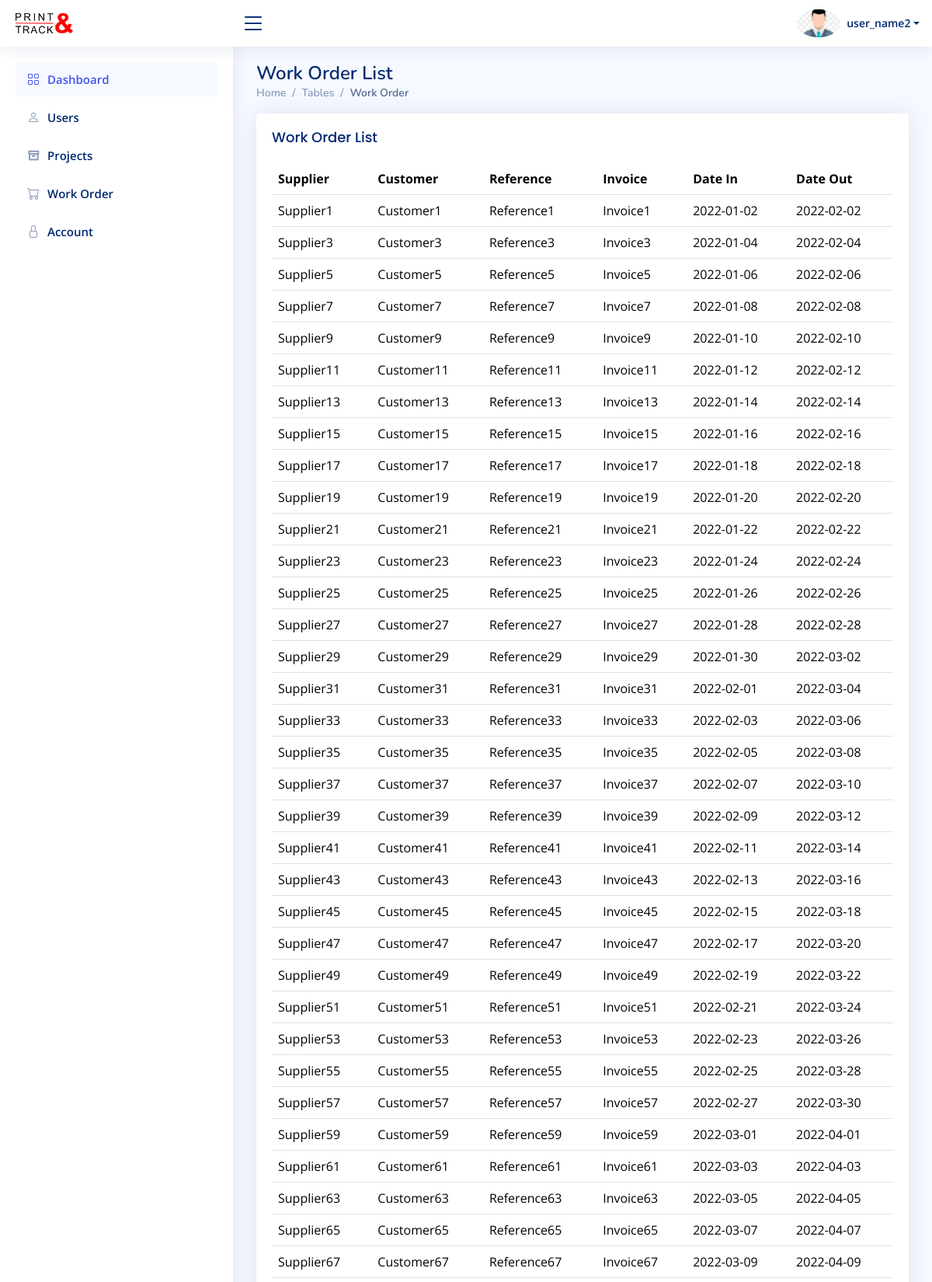
The page /admin/workorder.php (signed in, upper part) on the database its author committed.
### tables this page shows
CREATE TABLE `projects` (
  `project_id` int(11) NOT NULL,
  `user_id` int(11) NOT NULL,
  `supplier` varchar(255) DEFAULT NULL,
  `customer` varchar(255) DEFAULT NULL,
  `reference` varchar(255) DEFAULT NULL,
  `invoice` varchar(255) DEFAULT NULL,
  `date_in` date DEFAULT NULL,
  `date_out` date DEFAULT NULL,
  `archived` tinyint(1) DEFAULT 0
);

### admin/workorder.php (the view, shortened to what this page needs)
<!DOCTYPE html>
<html lang="en">
<head>
  <link href="../assets/vendor/bootstrap/css/bootstrap.min.css" rel="stylesheet">
  <link href="../assets/vendor/bootstrap-icons/bootstrap-icons.css" rel="stylesheet">
  <link href="../assets/vendor/boxicons/css/boxicons.min.css" rel="stylesheet">
  <link href="../assets/vendor/quill/quill.snow.css" rel="stylesheet">
  <link href="../assets/vendor/quill/quill.bubble.css" rel="stylesheet">
  <link href="../assets/vendor/remixicon/remixicon.css" rel="stylesheet">
  <link href="../assets/vendor/simple-datatables/style.css" rel="stylesheet">
  <link href="../assets/css/style.css" rel="stylesheet">
</head>
<body>
  <?php include('header.php') ?>
  <?php include('sidebar.php') ?>
  <main id="main" class="main">
    <div class="pagetitle">
      <h1>Work Order List</h1>
      <nav>
        <ol class="breadcrumb">
          <li class="breadcrumb-item"><a href="dashboard.php">Home</a></li>
          <li class="breadcrumb-item">Tables</li>
          <li class="breadcrumb-item active">Work Order</li>
        </ol>
      </nav>
    </div>
    <section class="section">
      <div class="row">
        <div class="col-lg-12">
          <div class="card">
            <div class="card-body">
              <h5 class="card-title">Work Order List </h5>
              <table class="table datatable">
                <thead>
                  <tr>
                    <th>Supplier</th>
                    <th>Customer</th>
                    <th>Reference</th>
                    <th>Invoice</th>
                    <th>Date In</th>
                    <th>Date Out</th>
                  </tr>
                </thead>
                <tbody>
                <?php
                  include '../includes/db.php';
                  $sql = "SELECT * FROM projects where archived = 1";
                  $result = $conn->query($sql);
                  if ($result->num_rows > 0) {
                      $rows = $result->fetch_all(MYSQLI_ASSOC);
                      foreach ($rows as $row):
                      ?>
                      <tr>
                          <td><?php echo $row['supplier']; ?></td>
                          <td><?php echo $row['customer']; ?></td>
                          <td><?php echo $row['reference']; ?></td>
                          <td><?php echo $row['invoice']; ?></td>
                          <td><?php echo $row['date_in']; ?></td>
                          <td><?php echo $row['date_out']; ?></td>
                      </tr>
                      <?php endforeach;
                  } else {
                      echo "No records found";
                  }
                ?>
                </tbody>
              </table>
            </div>
          </div>
        </div>
      </div>
    </section>
  </main>
</body>
</html>

### assets/css/style.css (style rules this page uses)
:root { scroll-behavior: smooth; }
body { font-family: "Open Sans", sans-serif; background: #f6f9ff; color: #444444; }
a { color: #4154f1; text-decoration: none; }
h1, h2, h3, h4, h5, h6 { font-family: "Nunito", sans-serif; }
#main { margin-top: 60px; padding: 20px 30px; transition: all 0.3s; }
.pagetitle { margin-bottom: 10px; }
.pagetitle h1 { font-size: 24px; margin-bottom: 0; font-weight: 600; color: #012970; }
.card { margin-bottom: 30px; border: none; border-radius: 5px; box-shadow: 0px 0 30px rgba(1, 41, 112, 0.1); }
.card-title { padding: 20px 0 15px 0; font-size: 18px; font-weight: 500; color: #012970; font-family: "Poppins", sans-serif; }
.card-body { padding: 0 20px 20px 20px; }
.breadcrumb { font-size: 14px; font-family: "Nunito", sans-serif; color: #899bbd; font-weight: 600; }
.breadcrumb a { color: #899bbd; transition: 0.3s; }
.breadcrumb .breadcrumb-item::before { color: #899bbd; }
.breadcrumb .active { color: #51678f; font-weight: 600; }
@media (min-width: 1200px) { #main, #footer { margin-left: 300px; } }

### rows shown on the page
projects: supplier "Supplier1", customer "Customer1", reference "Reference1", invoice "Invoice1", date_in "2022-01-02", date_out "2022-02-02"
projects: supplier "Supplier3", customer "Customer3", reference "Reference3", invoice "Invoice3", date_in "2022-01-04", date_out "2022-02-04"
projects: supplier "Supplier5", customer "Customer5", reference "Reference5", invoice "Invoice5", date_in "2022-01-06", date_out "2022-02-06"
projects: supplier "Supplier7", customer "Customer7", reference "Reference7", invoice "Invoice7", date_in "2022-01-08", date_out "2022-02-08"
projects: supplier "Supplier9", customer "Customer9", reference "Reference9", invoice "Invoice9", date_in "2022-01-10", date_out "2022-02-10"
projects: supplier "Supplier11", customer "Customer11", reference "Reference11", invoice "Invoice11", date_in "2022-01-12", date_out "2022-02-12"
projects: supplier "Supplier13", customer "Customer13", reference "Reference13", invoice "Invoice13", date_in "2022-01-14", date_out "2022-02-14"
projects: supplier "Supplier15", customer "Customer15", reference "Reference15", invoice "Invoice15", date_in "2022-01-16", date_out "2022-02-16"
projects: supplier "Supplier17", customer "Customer17", reference "Reference17", invoice "Invoice17", date_in "2022-01-18", date_out "2022-02-18"
projects: supplier "Supplier19", customer "Customer19", reference "Reference19", invoice "Invoice19", date_in "2022-01-20", date_out "2022-02-20"
projects: supplier "Supplier21", customer "Customer21", reference "Reference21", invoice "Invoice21", date_in "2022-01-22", date_out "2022-02-22"
projects: supplier "Supplier23", customer "Customer23", reference "Reference23", invoice "Invoice23", date_in "2022-01-24", date_out "2022-02-24"
projects: supplier "Supplier25", customer "Customer25", reference "Reference25", invoice "Invoice25", date_in "2022-01-26", date_out "2022-02-26"
projects: supplier "Supplier27", customer "Customer27", reference "Reference27", invoice "Invoice27", date_in "2022-01-28", date_out "2022-02-28"
projects: supplier "Supplier29", customer "Customer29", reference "Reference29", invoice "Invoice29", date_in "2022-01-30", date_out "2022-03-02"
projects: supplier "Supplier31", customer "Customer31", reference "Reference31", invoice "Invoice31", date_in "2022-02-01", date_out "2022-03-04"
projects: supplier "Supplier33", customer "Customer33", reference "Reference33", invoice "Invoice33", date_in "2022-02-03", date_out "2022-03-06"
projects: supplier "Supplier35", customer "Customer35", reference "Reference35", invoice "Invoice35", date_in "2022-02-05", date_out "2022-03-08"
projects: supplier "Supplier37", customer "Customer37", reference "Reference37", invoice "Invoice37", date_in "2022-02-07", date_out "2022-03-10"
projects: supplier "Supplier39", customer "Customer39", reference "Reference39", invoice "Invoice39", date_in "2022-02-09", date_out "2022-03-12"
projects: supplier "Supplier41", customer "Customer41", reference "Reference41", invoice "Invoice41", date_in "2022-02-11", date_out "2022-03-14"
projects: supplier "Supplier43", customer "Customer43", reference "Reference43", invoice "Invoice43", date_in "2022-02-13", date_out "2022-03-16"
projects: supplier "Supplier45", customer "Customer45", reference "Reference45", invoice "Invoice45", date_in "2022-02-15", date_out "2022-03-18"
projects: supplier "Supplier47", customer "Customer47", reference "Reference47", invoice "Invoice47", date_in "2022-02-17", date_out "2022-03-20"
projects: supplier "Supplier49", customer "Customer49", reference "Reference49", invoice "Invoice49", date_in "2022-02-19", date_out "2022-03-22"
projects: supplier "Supplier51", customer "Customer51", reference "Reference51", invoice "Invoice51", date_in "2022-02-21", date_out "2022-03-24"
projects: supplier "Supplier53", customer "Customer53", reference "Reference53", invoice "Invoice53", date_in "2022-02-23", date_out "2022-03-26"
projects: supplier "Supplier55", customer "Customer55", reference "Reference55", invoice "Invoice55", date_in "2022-02-25", date_out "2022-03-28"
projects: supplier "Supplier57", customer "Customer57", reference "Reference57", invoice "Invoice57", date_in "2022-02-27", date_out "2022-03-30"
projects: supplier "Supplier59", customer "Customer59", reference "Reference59", invoice "Invoice59", date_in "2022-03-01", date_out "2022-04-01"
projects: supplier "Supplier61", customer "Customer61", reference "Reference61", invoice "Invoice61", date_in "2022-03-03", date_out "2022-04-03"
projects: supplier "Supplier63", customer "Customer63", reference "Reference63", invoice "Invoice63", date_in "2022-03-05", date_out "2022-04-05"
projects: supplier "Supplier65", customer "Customer65", reference "Reference65", invoice "Invoice65", date_in "2022-03-07", date_out "2022-04-07"
projects: supplier "Supplier67", customer "Customer67", reference "Reference67", invoice "Invoice67", date_in "2022-03-09", date_out "2022-04-09"

### other values the page prints
$_SESSION['username'] "user_name2"
